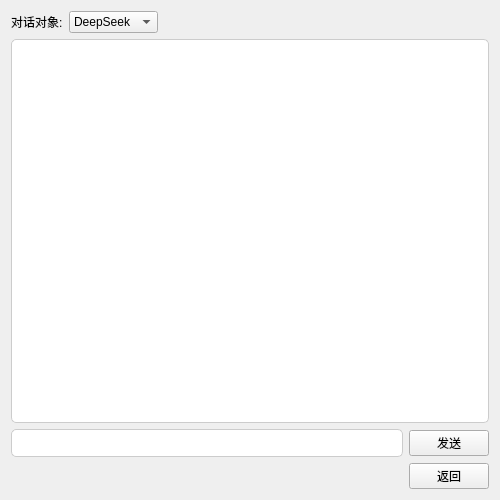
<?xml version="1.0" encoding="UTF-8"?>
<ui version="4.0">
 <class>Chat</class>
 <widget class="QWidget" name="Chat">
  <property name="geometry">
   <rect>
    <x>0</x>
    <y>0</y>
    <width>500</width>
    <height>500</height>
   </rect>
  </property>
  <layout class="QVBoxLayout" name="verticalLayout">
   <item>
    <layout class="QHBoxLayout" name="horizontalLayout_3">
     <item>
      <widget class="QLabel" name="label">
       <property name="text">
        <string>对话对象:</string>
       </property>
      </widget>
     </item>
     <item>
      <widget class="QComboBox" name="combo_chat_type">
       <item>
        <property name="text">
         <string>DeepSeek</string>
        </property>
       </item>
      </widget>
     </item>
     <item>
      <spacer name="horizontalSpacer">
       <property name="orientation">
        <enum>Qt::Orientation::Horizontal</enum>
       </property>
       <property name="sizeHint" stdset="0">
        <size>
         <width>40</width>
         <height>20</height>
        </size>
       </property>
      </spacer>
     </item>
    </layout>
   </item>
   <item>
    <widget class="QTextBrowser" name="text_chat">
     <property name="styleSheet">
      <string notr="true">background-color: #FFFFFF;
border: 1px solid #CCCCCC;
border-radius: 5px;
font-size: 18px;</string>
     </property>
    </widget>
   </item>
   <item>
    <layout class="QHBoxLayout" name="horizontalLayout">
     <item>
      <widget class="QLineEdit" name="input_message">
       <property name="styleSheet">
        <string notr="true">border: 1px solid #CCCCCC;
border-radius: 5px;
padding: 5px;</string>
       </property>
      </widget>
     </item>
     <item>
      <widget class="QPushButton" name="btn_send">
       <property name="minimumSize">
        <size>
         <width>60</width>
         <height>0</height>
        </size>
       </property>
       <property name="text">
        <string>发送</string>
       </property>
      </widget>
     </item>
    </layout>
   </item>
   <item>
    <layout class="QHBoxLayout" name="horizontalLayout_2">
     <item>
      <spacer name="horizontalSpacer_2">
       <property name="orientation">
        <enum>Qt::Orientation::Horizontal</enum>
       </property>
       <property name="sizeHint" stdset="0">
        <size>
         <width>40</width>
         <height>20</height>
        </size>
       </property>
      </spacer>
     </item>
     <item>
      <widget class="QPushButton" name="btn_back">
       <property name="text">
        <string>返回</string>
       </property>
      </widget>
     </item>
    </layout>
   </item>
  </layout>
 </widget>
 <resources/>
 <connections/>
</ui>
